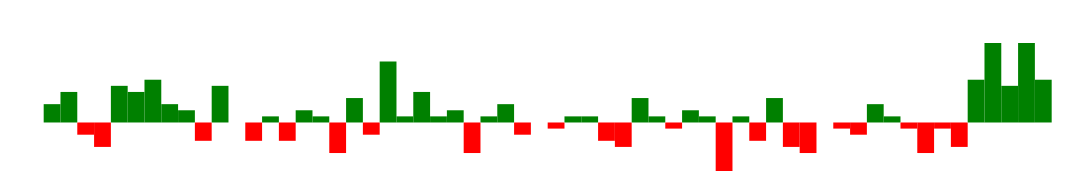

Express this chart as Vega-Lite.
### Vega specification from a JSON file in a GitHub repository (floating-point values rounded to 4 significant figures)
{"$schema": "https://vega.github.io/schema/vega/v5.json", "width": 325, "height": 40, "padding": 0, "data": [{"name": "table", "values": [{"game": "g1", "diff": 3}, {"game": "g2", "diff": 5}, {"game": "g3", "diff": -2}, {"game": "g4", "diff": -4}, {"game": "g5", "diff": 6}, {"game": "g6", "diff": 5}, {"game": "g7", "diff": 7}, {"game": "g8", "diff": 3}, {"game": "g9", "diff": 2}, {"game": "g10", "diff": -3}, {"game": "g11", "diff": 6}, {"game": "g12", "diff": 0}, {"game": "g13", "diff": -3}, {"game": "g14", "diff": 1}, {"game": "g15", "diff": -3}, {"game": "g16", "diff": 2}, {"game": "g17", "diff": 1}, {"game": "g18", "diff": -5}, {"game": "g19", "diff": 4}, {"game": "g20", "diff": -2}, {"game": "g21", "diff": 10}, {"game": "g22", "diff": 1}, {"game": "g23", "diff": 5}, {"game": "g24", "diff": 1}, {"game": "g25", "diff": 2}, {"game": "g26", "diff": -5}, {"game": "g27", "diff": 1}, {"game": "g28", "diff": 3}, {"game": "g29", "diff": -2}, {"game": "g30", "diff": 0}, {"game": "g31", "diff": -1}, {"game": "g32", "diff": 1}, {"game": "g33", "diff": 1}, {"game": "g34", "diff": -3}, {"game": "g35", "diff": -4}, {"game": "g36", "diff": 4}, {"game": "g37", "diff": 1}, {"game": "g38", "diff": -1}, {"game": "g39", "diff": 2}, {"game": "g40", "diff": 1}, {"game": "g41", "diff": -8}, {"game": "g42", "diff": 1}, {"game": "g43", "diff": -3}, {"game": "g44", "diff": 4}, {"game": "g45", "diff": -4}, {"game": "g46", "diff": -5}, {"game": "g47", "diff": 0}, {"game": "g48", "diff": -1}, {"game": "g49", "diff": -2}, {"game": "g50", "diff": 3}, {"game": "g51", "diff": 1}, {"game": "g52", "diff": -1}, {"game": "g53", "diff": -5}, {"game": "g54", "diff": -1}, {"game": "g55", "diff": -4}, {"game": "g56", "diff": 7}, {"game": "g57", "diff": 13}, {"game": "g58", "diff": 6}, {"game": "g59", "diff": 13}, {"game": "g60", "diff": 7}]}], "signals": [{"name": "tooltip", "value": {}, "on": [{"events": "rect:mouseover", "update": "datum"}, {"events": "rect:mouseout", "update": "{}"}]}], "scales": [{"name": "xscale", "type": "band", "domain": {"data": "table", "field": "game"}, "range": "width", "padding": 0.05, "round": true}, {"name": "yscale", "domain": {"data": "table", "field": "diff"}, "nice": true, "range": "height"}], "axes": [{"orient": "bottom", "scale": "xscale", "labels": false, "ticks": false}, {"orient": "right", "scale": "yscale", "labels": false, "ticks": false}], "marks": [{"type": "rect", "from": {"data": "table"}, "encode": {"enter": {"x": {"scale": "xscale", "field": "game"}, "width": {"scale": "xscale", "band": 1}, "y": {"scale": "yscale", "field": "diff"}, "y2": {"scale": "yscale", "value": 0}, "fill": [{"test": "datum.diff > 0", "value": "green"}, {"value": "red"}]}, "update": {"fill": [{"test": "datum.diff > 0", "value": "green"}, {"value": "red"}]}, "hover": {"fill": {"value": "black"}}}}, {"type": "text", "encode": {"enter": {"align": {"value": "center"}, "baseline": {"value": "bottom"}, "fill": {"value": "#333"}}, "update": {"x": {"scale": "xscale", "signal": "tooltip.game", "band": 0.5}, "y": {"scale": "yscale", "signal": "tooltip.diff", "offset": 0.05}, "text": {"signal": "tooltip.diff"}, "fillOpacity": [{"test": "datum === tooltip", "value": 0}, {"value": 1}]}}}], "config": {}}
